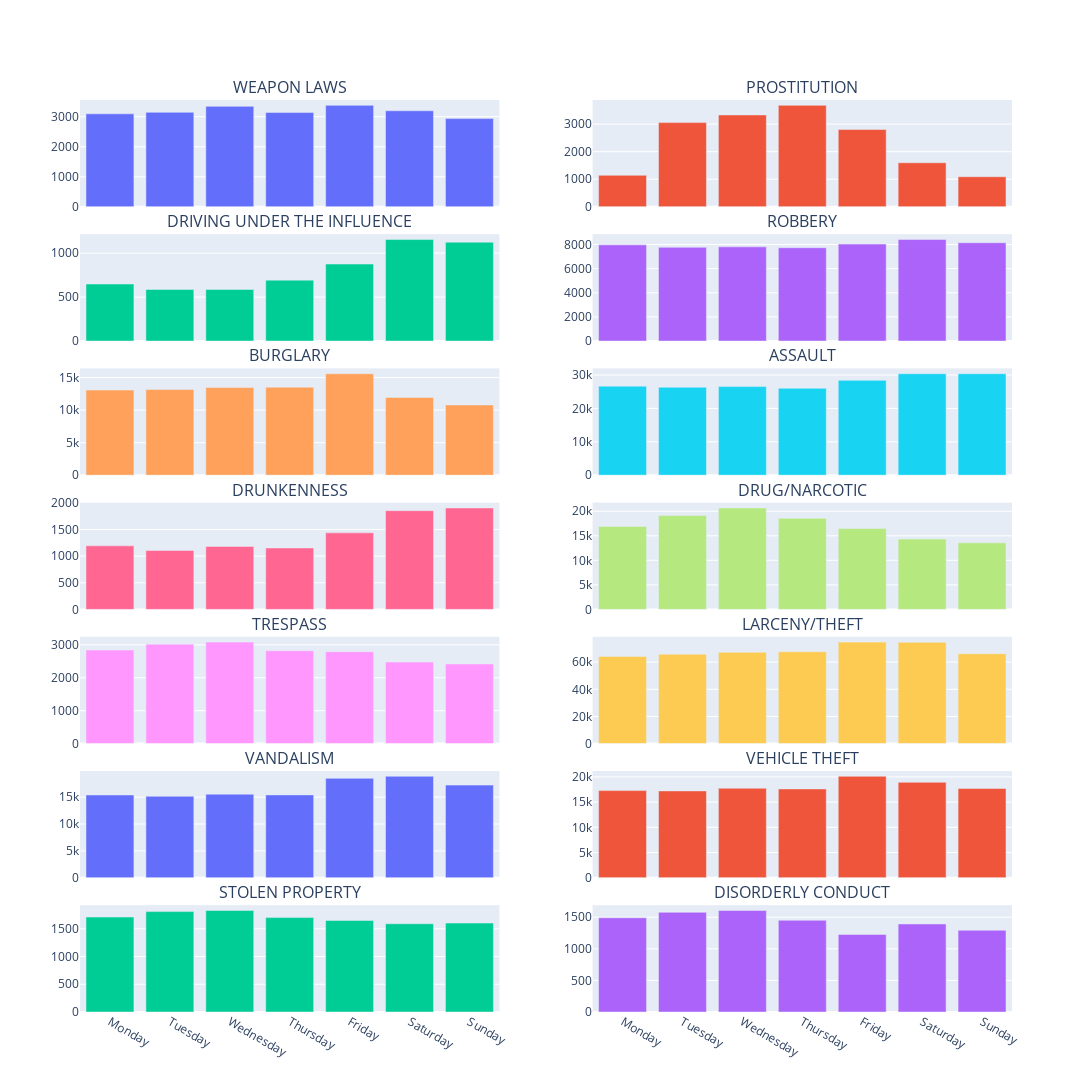

Write notebook code for a chart like this one.
### Code cell
fig = make_subplots(rows=7, cols=2, shared_xaxes=True, vertical_spacing=0.03, subplot_titles=list(focuscrimes.keys()))
for focuscrime, locations in focuscrimes.items():
    fig.add_trace(
        go.Bar(x=crimes.index, y=crimes[focuscrime]),
        row=locations[0],
        col=locations[1]
    )
    
    fig.update_layout(
        height=2000, width=1500,
        showlegend=False)

fig.show()

### Figure 1 — Plotly figure (JSON) as saved in the notebook; plotly's stock layout.template omitted (floating-point values rounded to 4 significant figures)
{"data": [{"type": "bar", "x": ["Monday", "Tuesday", "Wednesday", "Thursday", "Friday", "Saturday", "Sunday"], "xaxis": "x", "y": [3095, 3145, 3344, 3138, 3378, 3197, 2937], "yaxis": "y"}, {"type": "bar", "x": ["Monday", "Tuesday", "Wednesday", "Thursday", "Friday", "Saturday", "Sunday"], "xaxis": "x2", "y": [1143, 3054, 3332, 3680, 2803, 1598, 1091], "yaxis": "y2"}, {"type": "bar", "x": ["Monday", "Tuesday", "Wednesday", "Thursday", "Friday", "Saturday", "Sunday"], "xaxis": "x3", "y": [649, 587, 587, 693, 876, 1155, 1125], "yaxis": "y3"}, {"type": "bar", "x": ["Monday", "Tuesday", "Wednesday", "Thursday", "Friday", "Saturday", "Sunday"], "xaxis": "x4", "y": [7972, 7769, 7804, 7732, 8033, 8411, 8146], "yaxis": "y4"}, {"type": "bar", "x": ["Monday", "Tuesday", "Wednesday", "Thursday", "Friday", "Saturday", "Sunday"], "xaxis": "x5", "y": [13084, 13158, 13463, 13518, 15586, 11948, 10786], "yaxis": "y5"}, {"type": "bar", "x": ["Monday", "Tuesday", "Wednesday", "Thursday", "Friday", "Saturday", "Sunday"], "xaxis": "x6", "y": [26656, 26333, 26531, 26021, 28396, 30377, 30380], "yaxis": "y6"}, {"type": "bar", "x": ["Monday", "Tuesday", "Wednesday", "Thursday", "Friday", "Saturday", "Sunday"], "xaxis": "x7", "y": [1192, 1106, 1182, 1153, 1436, 1853, 1904], "yaxis": "y7"}, {"type": "bar", "x": ["Monday", "Tuesday", "Wednesday", "Thursday", "Friday", "Saturday", "Sunday"], "xaxis": "x8", "y": [16906, 19114, 20675, 18555, 16479, 14338, 13561], "yaxis": "y8"}, {"type": "bar", "x": ["Monday", "Tuesday", "Wednesday", "Thursday", "Friday", "Saturday", "Sunday"], "xaxis": "x9", "y": [2842, 3020, 3082, 2820, 2790, 2476, 2419], "yaxis": "y9"}, {"type": "bar", "x": ["Monday", "Tuesday", "Wednesday", "Thursday", "Friday", "Saturday", "Sunday"], "xaxis": "x10", "y": [64228, 65788, 67247, 67685, 74746, 74565, 66189], "yaxis": "y10"}, {"type": "bar", "x": ["Monday", "Tuesday", "Wednesday", "Thursday", "Friday", "Saturday", "Sunday"], "xaxis": "x11", "y": [15390, 15150, 15537, 15409, 18486, 18861, 17226], "yaxis": "y11"}, {"type": "bar", "x": ["Monday", "Tuesday", "Wednesday", "Thursday", "Friday", "Saturday", "Sunday"], "xaxis": "x12", "y": [17283, 17223, 17744, 17616, 20112, 18930, 17694], "yaxis": "y12"}, {"type": "bar", "x": ["Monday", "Tuesday", "Wednesday", "Thursday", "Friday", "Saturday", "Sunday"], "xaxis": "x13", "y": [1711, 1809, 1829, 1701, 1649, 1590, 1602], "yaxis": "y13"}, {"type": "bar", "x": ["Monday", "Tuesday", "Wednesday", "Thursday", "Friday", "Saturday", "Sunday"], "xaxis": "x14", "y": [1491, 1577, 1606, 1452, 1227, 1393, 1294], "yaxis": "y14"}], "layout": {"annotations": [{"font": {"size": 16}, "showarrow": false, "text": "WEAPON LAWS", "x": 0.225, "xanchor": "center", "xref": "paper", "y": 1.0, "yanchor": "bottom", "yref": "paper"}, {"font": {"size": 16}, "showarrow": false, "text": "PROSTITUTION", "x": 0.775, "xanchor": "center", "xref": "paper", "y": 1.0, "yanchor": "bottom", "yref": "paper"}, {"font": {"size": 16}, "showarrow": false, "text": "DRIVING UNDER THE INFLUENCE", "x": 0.225, "xanchor": "center", "xref": "paper", "y": 0.8529, "yanchor": "bottom", "yref": "paper"}, {"font": {"size": 16}, "showarrow": false, "text": "ROBBERY", "x": 0.775, "xanchor": "center", "xref": "paper", "y": 0.8529, "yanchor": "bottom", "yref": "paper"}, {"font": {"size": 16}, "showarrow": false, "text": "BURGLARY", "x": 0.225, "xanchor": "center", "xref": "paper", "y": 0.7057, "yanchor": "bottom", "yref": "paper"}, {"font": {"size": 16}, "showarrow": false, "text": "ASSAULT", "x": 0.775, "xanchor": "center", "xref": "paper", "y": 0.7057, "yanchor": "bottom", "yref": "paper"}, {"font": {"size": 16}, "showarrow": false, "text": "DRUNKENNESS", "x": 0.225, "xanchor": "center", "xref": "paper", "y": 0.5586, "yanchor": "bottom", "yref": "paper"}, {"font": {"size": 16}, "showarrow": false, "text": "DRUG/NARCOTIC", "x": 0.775, "xanchor": "center", "xref": "paper", "y": 0.5586, "yanchor": "bottom", "yref": "paper"}, {"font": {"size": 16}, "showarrow": false, "text": "TRESPASS", "x": 0.225, "xanchor": "center", "xref": "paper", "y": 0.4114, "yanchor": "bottom", "yref": "paper"}, {"font": {"size": 16}, "showarrow": false, "text": "LARCENY/THEFT", "x": 0.775, "xanchor": "center", "xref": "paper", "y": 0.4114, "yanchor": "bottom", "yref": "paper"}, {"font": {"size": 16}, "showarrow": false, "text": "VANDALISM", "x": 0.225, "xanchor": "center", "xref": "paper", "y": 0.2643, "yanchor": "bottom", "yref": "paper"}, {"font": {"size": 16}, "showarrow": false, "text": "VEHICLE THEFT", "x": 0.775, "xanchor": "center", "xref": "paper", "y": 0.2643, "yanchor": "bottom", "yref": "paper"}, {"font": {"size": 16}, "showarrow": false, "text": "STOLEN PROPERTY", "x": 0.225, "xanchor": "center", "xref": "paper", "y": 0.1171, "yanchor": "bottom", "yref": "paper"}, {"font": {"size": 16}, "showarrow": false, "text": "DISORDERLY CONDUCT", "x": 0.775, "xanchor": "center", "xref": "paper", "y": 0.1171, "yanchor": "bottom", "yref": "paper"}], "height": 2000, "showlegend": false, "width": 1500, "xaxis": {"anchor": "y", "domain": [0, 0.45], "matches": "x13", "showticklabels": false}, "xaxis10": {"anchor": "y10", "domain": [0.55, 1], "matches": "x14", "showticklabels": false}, "xaxis11": {"anchor": "y11", "domain": [0, 0.45], "matches": "x13", "showticklabels": false}, "xaxis12": {"anchor": "y12", "domain": [0.55, 1], "matches": "x14", "showticklabels": false}, "xaxis13": {"anchor": "y13", "domain": [0, 0.45]}, "xaxis14": {"anchor": "y14", "domain": [0.55, 1]}, "xaxis2": {"anchor": "y2", "domain": [0.55, 1], "matches": "x14", "showticklabels": false}, "xaxis3": {"anchor": "y3", "domain": [0, 0.45], "matches": "x13", "showticklabels": false}, "xaxis4": {"anchor": "y4", "domain": [0.55, 1], "matches": "x14", "showticklabels": false}, "xaxis5": {"anchor": "y5", "domain": [0, 0.45], "matches": "x13", "showticklabels": false}, "xaxis6": {"anchor": "y6", "domain": [0.55, 1], "matches": "x14", "showticklabels": false}, "xaxis7": {"anchor": "y7", "domain": [0, 0.45], "matches": "x13", "showticklabels": false}, "xaxis8": {"anchor": "y8", "domain": [0.55, 1], "matches": "x14", "showticklabels": false}, "xaxis9": {"anchor": "y9", "domain": [0, 0.45], "matches": "x13", "showticklabels": false}, "yaxis": {"anchor": "x", "domain": [0.8829, 1.0]}, "yaxis10": {"anchor": "x10", "domain": [0.2943, 0.4114]}, "yaxis11": {"anchor": "x11", "domain": [0.1471, 0.2643]}, "yaxis12": {"anchor": "x12", "domain": [0.1471, 0.2643]}, "yaxis13": {"anchor": "x13", "domain": [0, 0.1171]}, "yaxis14": {"anchor": "x14", "domain": [0, 0.1171]}, "yaxis2": {"anchor": "x2", "domain": [0.8829, 1.0]}, "yaxis3": {"anchor": "x3", "domain": [0.7357, 0.8529]}, "yaxis4": {"anchor": "x4", "domain": [0.7357, 0.8529]}, "yaxis5": {"anchor": "x5", "domain": [0.5886, 0.7057]}, "yaxis6": {"anchor": "x6", "domain": [0.5886, 0.7057]}, "yaxis7": {"anchor": "x7", "domain": [0.4414, 0.5586]}, "yaxis8": {"anchor": "x8", "domain": [0.4414, 0.5586]}, "yaxis9": {"anchor": "x9", "domain": [0.2943, 0.4114]}}}
